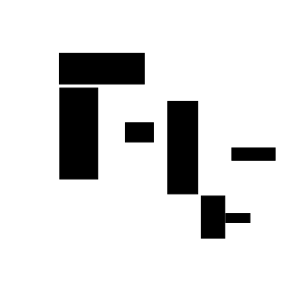
#> input picture OccupancyMapDrawn.png, 301 x 301 px
$ python Roomba2.py
#> lines starting #> are read from the running program, lines starting #| are printed output that depends on the picture
# Jacqueline Heaton
# ELEC 845 project

# Hi! You can run this code!

import cv2
import numpy as np
import random
from PIL import Image as im
import matplotlib.pyplot as plt
import matplotlib.animation as ani

random.seed(1)

# dimension the map is shrunk to
dim = 300
# converts image into map, returns map as 2D array
# _ = empty space, X = known obstacle
def makeMap(file):
    map = cv2.imread(file, cv2.IMREAD_GRAYSCALE)
    # reduce size so easier to compute
    map = cv2.resize(map, (dim, dim))
    #cv2.imshow("img", map)
    #cv2.waitKey(0)
    # map = np.array(map)
    # map[map > 100] = 0
    # map[map < 100] = 1

    size = map.shape
    row = size[0]
    col = size[1]
    newMap = [[0 for j in range(col)] for i in range(row)]
    # for each row
    for i in range(row):
        for j in range(col):
            if map[i][j] < 100:
                newMap[i][j] = 1

    return newMap


# takes in 2D array, and path, modifies map to include path
# prints out line by line
def displayArray(map, path):
    size = len(map)
    # start and end nodes will have special, separate characters
    length = len(path) - 1
    # path is given reversed, so do end node first
    x = path[0][0]
    y = path[0][1]
    map[x][y] = 'E'
    for i in range(1,length):
        x = path[i][0]
        y = path[i][1]
        map[x][y] = 'X'
    x = path[i+1][0]
    y = path[i+1][1]
    map[x][y] = 'S'
    # should be square
    for i in range(size):
        print(map[i])


# makes a heap
class Heap:
    def __init__(self, maxSize):
        self.maxSize = maxSize + 1 # add 1 cuz 1st index is taken
        # first element contains size, the rest are Astar nodes set to 0 for everything
        self.heap = [0] + [AStarNode()]*maxSize
        # need a way to keep track of duplicates
        # each hash[x][y] contains the index in the hash table. Default is 0
        # based on idea of hash, however shouldn't get collisions between non-duplicates
        self.hash = [[0 for i in range(dim)] for j in range(dim)]

    # takes heap and position of suspect node, fixes heap
    # assumes issue is that current node is larger than children, not that current node is smaller than parents
    # shouldn't be an issue unless something really screwy happens
    def heapify(self, pos):
        # check if heap is empty
        if self.heap[0] == 0:
            return
        # check if leaf because recursive function
        # is a leaf if it is in the latter half of the array (and less than the actual size) *0 is length
        if self.heap[0]//2 < pos <= self.heap[0]:
            return
        # check if current is larger than children
        if self.heap[pos].F > self.heap[2*pos].F or self.heap[pos].F > self.heap[(2*pos)+1].F:
            # swap with min child
            temp = self.heap[pos]
            if self.heap[2*pos].F < self.heap[(2*pos) + 1].F:
                # gotta swap the hash first
                x1 = self.heap[pos].x
                y1 = self.heap[pos].y
                x2 = self.heap[2 * pos].x
                y2 = self.heap[2 * pos].y
                self.hash[x1][y1] = 2*pos
                self.hash[x2][y2] = pos

                self.heap[pos] = self.heap[2*pos]
                self.heap[2*pos] = temp
                self.heapify(2*pos)

            else:
                x1 = self.heap[pos].x
                y1 = self.heap[pos].y
                x2 = self.heap[(2*pos) + 1].x
                y2 = self.heap[(2*pos) + 2].y
                self.hash[x1][y1] = (2*pos) + 1
                self.hash[x2][y2] = pos

                self.heap[pos] = self.heap[(2*pos) + 1]
                self.heap[(2*pos) + 1] = temp
                self.heapify((2*pos) + 1)

    # push item onto heap
    def push(self, node):
        # this is the position of the new node - actually just size of the heap + 1
        current = self.heap[0] + 1

        x = node.x
        y = node.y
        # check if already expanded (in which case that was cheaper, no need to explore)
        if self.hash[x][y] == -1:
            return
        # check if already in the heap
        elif self.hash[x][y] != 0:
            # if new one is cheaper, replace and return, otherwise do nothing and return
            if self.heap[self.hash[x][y]].F > node.F:
                self.heap[self.hash[x][y]] = node
            return

        # set node in last place
        self.heap[current] = node

        # gotta add to make sure length isn't wrong
        self.heap[0] += 1
        # parent is halfway between current location and start of heap (integer division)
        parent = current//2
        # if parent index is 0, its the size value
        if parent == 0:
            self.hash[x][y] = current
            return

        # f is the g+h of the node
        while self.heap[current].F < self.heap[parent].F:
            # swap hash positions
            px = self.heap[parent].x
            py = self.heap[parent].y
            # this is the current, will have to change x and y later. swap for parent's index
            self.hash[x][y] = parent
            self.hash[px][py] = current

            # swap the current and parent nodes
            temp = self.heap[parent]
            self.heap[parent] = self.heap[current]
            self.heap[current] = temp
            # now current is at parent's index, and the new parent must be found
            current = parent
            # change x and y to parents
            x = px
            y = py
            parent = current//2

            # current has moved to the top of the heap
            if parent == 0:
                return

    # removes and returns the minimum element on the heap (this is the top)
    def pop(self):
        first = self.heap[1]
        # check if heap is empty
        if self.heap[0] == 0:
            return first

        # replace minimum element with maximum element
        self.heap[1] = self.heap[self.heap[0]]
        # set coordinates in hash as well
        x = self.heap[1].x
        y = self.heap[1].y
        oldX = first.x
        oldY = first.y
        # is now at position 1 on heap
        self.hash[x][y] = 1
        # is no longer something we care about - anything that explores this will be more expensive
        self.hash[oldX][oldY] = -1

        # remove 1 from stored length
        self.heap[0] -= 1
        # heapify to correct, should go all the way down, index in question is index 1
        # (index 0 is size)
        self.heapify(1)
        return first


class AStarNode:
    # initialize node with coordinates(x,y), cost(G), estimate(H), and parent
    # default g is infinity for min heap purposes
    def __init__(self, coord=[0, 0], parent=None, g=np.inf, h=0):
        self.x = coord[0]
        self.y = coord[1]
        self.parent = parent
        self.G = g
        self.H = h
        self.F = g + h  # just for convenience's sake when doing min heap


# calculates euclidian distance between 2 points (given as tuples)
# this is the heuristic method for A*
def euclid(p1, p2):
    return np.sqrt((p1[0]-p2[0])**2 + (p1[1]-p2[1])**2)


def manhattan(p1, p2):
    return np.abs(p1[0] - p2[0]) + np.abs(p1[1] + p2[1])


# takes in map, start location, stop location
# locations are tuples
# decides path using A*, returns path as array of tuples
# g will be linear, h will be euclidean distance
# can move to all 8 pixels/nodes surrounding current
# note that end and start are reversed. This is cuz the path starts looking from start
# so when it retraces its steps it ends at the start. Swapping these parameters fixes it
# (I could swap variables but i only just got it working)
def Astar(map, end, start):
    # initialize start node
    startNode = AStarNode(start, None, 0, 0)
    # initialize queues, open one must be ordered so make it a min heap
    size = dim**2 # the number should be number of pixels

    openQueue = Heap(size)
    openQueue.push(startNode)
    closedQueue = []
    # openQueue is unexplored nodes that you can explore (neighbours)

    while openQueue.heap:
        # openQueue is a min heap, pop off 1st element (cheapest node)
        current = openQueue.pop()
        oldX = current.x
        oldY = current.y

        # check if goal reached
        if [oldX,oldY] == end:
            # closed Queue is all explored nodes. last one is goal, can follow parents to find path
            path = [[oldX, oldY]]
            temp = end
            # trace back from goal by following parent until you reach the start
            while temp != start:
                # append parent coordinates
                path.append([current.parent.x, current.parent.y])
                # move current up to parent
                current = current.parent
                # want to be mutable, so array, not tuple
                temp = [current.x, current.y]
            return path

        # generate all successors (8 of them) as nodes
        # if a coordinate is negative, set g to inf
        for i in range(-1,2):
            for j in range(-1,2):
                newX = oldX + i
                newY = oldY + j
                # skip self node, make sure within range, skip obstacle points
                if (i != 0 or j != 0) and (0 <= newX < dim and 0 <= newY < dim) and map[newX][newY] == 0:

                    g = current.G + 1 # assume each step is same
                    # find euclidian distance between prospective node and end goal
                    # h = euclid([newX, newY], end)
                    # manhattan has less jagged turns
                    h = manhattan([newX, newY], end)
                    # make new node, add to queue
                    openQueue.push(AStarNode([newX, newY], current, g, h))
        closedQueue.append(current)


# takes in figure handle, center coordinates, radius, and colour, draws a circle
# for the asthetic(tm)
def draw(map, coords, radius, colour):
    for angle in range(0, 360, 5):
        x = int(round(radius * np.sin(np.radians(angle)) + coords[0]))
        y = int(round(radius * np.cos(np.radians(angle)) + coords[1]))
        if x >= 0 and y >= 0 and x < dim and y < dim:
            map[x][y] = colour
    return map


# takes in current velocity of roomba, obstacle information, plan, and timestep (index of plan we're on)
# startVelocity is maximum velocity, cannot go faster
# also takes in radius of roomba and obstacles
# checks that path is collision free based on distance and relative velocities
# if collision, calculates how much you must slow
def forbiddenVelocity(velocity, obstacles, plan, step, startVelocity, rRad, oRad, timer):
    # deceleration from breaking in terms of pixels/timestep (also acceleration)
    breaking = 2
    n = len(obstacles)

    temp = np.array(plan[step + 1]) - np.array(plan[step])
    rNorm = np.sqrt(temp[0] ** 2 + temp[1] ** 2)
    # velocity shouldn't equal 0
    if velocity == 0:
        rDir = temp / rNorm  # this is x,y vector
    else:
        rDir = velocity * temp / rNorm
    # iterate through all obstacles to find if need to slow down

    for i in range(n):
        # check that obstacle is active
        if obstacles[i].delay <= timer:
            # calculate directions of obstacles, assume linear
            # this is how we expect the obstacle's coordinates to change
            oDir = [obstacles[i].v*np.cos(obstacles[i].d), obstacles[i].v*np.sin(obstacles[i].d)]
            # find intersection of paths
            r = np.cross([plan[step][0], plan[step][1], 1], [plan[step + 1][0], plan[step + 1][1], 1])
            o = np.cross([obstacles[i].x, obstacles[i].y, 1], [obstacles[i].x + oDir[0], obstacles[i].y + oDir[1], 1])
            intersect = np.cross(r, o)
            z = intersect[2]
            intersect = intersect / z
            # find distance to intersection, and timesteps to reach assuming constant velocity for both
            rdist = np.abs(np.sqrt((plan[step][0] - intersect[0])**2 + (plan[step][1] - intersect[1])**2) - rRad -oRad)
            rtime = rdist/velocity
            odist = np.abs(np.sqrt((obstacles[i].x - intersect[0])**2 + (obstacles[i].y - intersect[1])**2) - oRad - rRad)
            otime = odist/obstacles[i].v

            # if roomba reaches it at the same time as the obstacle (up to 2 timesteps less)
            # possibly slow down. If roomba reaches before, don't slow down
            dist = np.sqrt((plan[step][0] - obstacles[i].x) ** 2 + (plan[step][1] - obstacles[i].y) ** 2)

            # emergency breaking takes priority
            # just make 10 error - for when really close, forbidden won't account for it because subtracting
            # oRad and rRad makes absolute distance larger
            if dist < rRad + oRad + 10:
                print("Slowing down for obstacle " + str(i))
                return (velocity - breaking)

            # find if intersect is in front of or behind roomba path. if behind, ignore
            # x' = x + vt, if t is negative, is behind
            t = (intersect[0] - plan[step][0])/velocity
            if t < 0:
                continue

            if 0 <= otime - rtime <= velocity:
                relativeVelocity = oDir - rDir
                rVelocity = np.sqrt(relativeVelocity[0]**2 + relativeVelocity[1]**2)
                # need to check how long it would take to make relative velocity 0.
                # If it is greater than timesteps to collision for otime, ignore
                stop = rVelocity/breaking
                if stop <= otime + rVelocity:
                    velocity -= breaking
                    # max sure doesn't exceed max
                    if np.abs(velocity) > startVelocity:
                        return -startVelocity
                    print("Slowing down for obstacle " + str(i))
                    return velocity
    # got through for loop without slowing
    velocity += breaking
    if velocity > startVelocity:
        return startVelocity
    print("Speeding up")
    return velocity

# takes in the map, the A* plan+angle, roomba velocity, and a list of all the obstacles (for simulation purposes)
# moves roomba and obstacles, observes field and may change velocity to slow down according to forbidden map
# if moving/unexpected obstacles, applies modification to path
# obstacles have x, y, v, d (coordinates, lin velocity, direction in degrees)
def move(originalMap, plan, velocity, obstacles):
    # start velocity saved as maximum
    startVelocity = velocity
    flag = True # gets switched to False once end point reached
    # find how many steps are in the path
    num = len(plan)
    # plot the path
    for i in range(num):
        # grey out path
        originalMap[plan[i][0]][plan[i][1]] = 0.5

    originalMap = np.multiply(originalMap, 255)
    # hope theres no aliasing
    map = originalMap # convert to numpy array

    fig = plt.figure(1)
    moviewriter = ani.PillowWriter()
    x = plan[0][0] # start position of the roomba
    y = plan[0][1]
    # roomba colour, can go from 0 to 255
    rColour = 200
    # obstacle color
    oColour = 200
    # radius of obstacles and roomba
    oRad = 10
    rRad = 20
    numObstacles = len(obstacles)
    count = 0 # where in path the roomba is
    timer = 0 # counts for when the obstacles on delay start moving
    with moviewriter.saving(fig, 'Roomba.gif', dpi=100):
        while flag:
            # using the velocities and direction of the moving obstacles, adjusts velocity to avoid collision on path
            # ignores obstacles since path avoids them and stationary obstacles don't exist for moving obstacles
            velocity = forbiddenVelocity(velocity, obstacles, plan, count, startVelocity, rRad, oRad, timer)

            # redraw (and recreate map) map
            map = np.array(originalMap)
            # draw each step
            map[x][y] = rColour
            for i in range(numObstacles):
                # only move if number of timesteps is greater than delay
                # prevents far away obstacles from moving before the roomba gets close
                # helps the roomba encounter more obstacles so that you can acutally see the forbidden velocity thing
                if obstacles[i].delay <= timer:
                    xo = obstacles[i].x
                    yo = obstacles[i].y

                    # if xo is 0 then the obstacle has left the map - skip this obstacle
                    if xo == np.inf:
                        continue
                    map[xo][yo] = oColour
                    vo = obstacles[i].v
                    do = obstacles[i].d

                    # draw circle around obstacle center, only draw if obstacle moving
                    map = draw(map, [obstacles[i].x, obstacles[i].y], oRad, oColour)

                    # change x and y of the obstacles based on v and d (v and d will always be the same)
                    # because I'm doing a grid, simplify by rounding.
                    newX = int(np.round(xo + vo*np.cos(do)))
                    newY = int(np.round(yo + vo*np.sin(do)))
                    if i == 17:
                        print('hi')
                    if newX < 0 or newX >= dim or newY < 0 or newY >= dim:
                        obstacles[i].x = np.inf # just set x, no need to also set y
                    else:
                        obstacles[i].x = newX
                        obstacles[i].y = newY
            timer += 1
            # assess obstacles and self, calculate forbidden velocity map, if necessary, change velocity
            # assume velocity is constant for now
            # velocity is how many steps of the path it skips
            count += velocity
            # if exceeds, just go to end point
            if count >= num-1:
                x = plan[num-1][0]
                y = plan[num-1][1]
                map = draw(map, plan[num-1], rRad, rColour)
                flag = False
            else:
                x = plan[count][0]
                y = plan[count][1]
                map = draw(map, plan[count], rRad, rColour)
            # send map into drawing function to be drawn correctly

            plt.imshow(map, vmin=0, vmax=255)
            moviewriter.grab_frame()
            # clear frame to redraw
            plt.clf()
        moviewriter.finish()
        print("Done")

# angle is dependent on the direction between 1 point and another
def getAngle(plan):
    num = len(plan) - 1
    for i in range(num):
        dx = plan[i][0] - plan[i+1][0]
        dy = plan[i][1] - plan[i+1][1]
        # check if dx is 0 -> 90 degrees
        if dx == 0:
            angle = np.pi/2
        elif dy == 0:
            angle = 0
        else:
            # find the angle in radians
            angle = np.arctan(dy/dx)
        plan[i].append(angle) # add angle to list
    return plan


class Obstacle:
    # everything is randomly initialized as default, though you can pass it hard values
    def __init__(self, plan, x=None, y=None, v=None, d=None, delay=None):
        # x and y are current coordinates
        if x is None:
            x = random.randint(0, dim-1)
        if y is None:
            y = random.randint(0, dim-1)
        if v is None:
            v = random.randint(1,8)
        if d is None:
            d = random.random()*2*np.pi
        if delay is None:
            delay = random.randint(0, len(plan))
        self.x = x
        self.y = y
        # v is linear velocity
        self.v = v
        # direction is angle in rad wrt global coords
        self.d = d
        # number of timesteps before obstacle starts moving
        self.delay = delay

def main():
    image = "OccupancyMapDrawn.png"
    numObstacles = 50 # a number of these likely won't be in the way
    # simulation time will be for as long as the roomba requires to reach goal. Velocity is pixels/timestep
    # so velocity of 1 does every single step. Velocity of 2 does every other etc.
    velocity = 5

    # converts image to 0's and 1's
    # 0 is empty, 1 is blocked
    map = makeMap(image)
#> in makeMap, map is the input picture: shape (301, 301); min 0, max 255, mean 222.2
    # also, make sure they are in an array, not a tuple!!!
    start = [5,5]
    end = [245,245]

    # basic error checking
    if map[start[0]][start[1]] != 0 or 0 > start[0] or 0 > start[1] or dim < start[0] or dim < start[1]:
        print("Invalid start coordinate, please choose another area")
        return
    if map[end[0]][end[1]] != 0 or 0 > end[0] or 0 > end[1] or dim < end[0] or dim < end[1]:
        print("Invalid end coordinate, please choose another area")
        return
    # this plan is just x,y coordinates of A* path
    plan = Astar(map, start, end)
    # plan becomes (x,y,th), as we need the angle of the roomba too for drawing purposes
    #plan = getAngle(plan)
    # get obstacles - random start point initialization, random constant velocities (including directions)
    # each row is an obstacle, consisting of x, y, linear velocity, angle (in degrees), delay in timesteps before moving
    obstacles = [Obstacle(plan) for _ in range(numObstacles)]

    #obstacles = [Obstacle(plan, 100, 20, 4, 2, 1)]
    # send map and plan into move, along with roomba velocity and obstacles
    move(map, plan, velocity, obstacles)
#> after the loop in move, `for i in range(numObstacles):`:
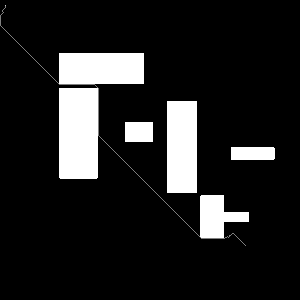
#> map: shape (300, 300) float64; min 0, max 255, mean 32.6
#> in move, `moviewriter.grab_frame()`:
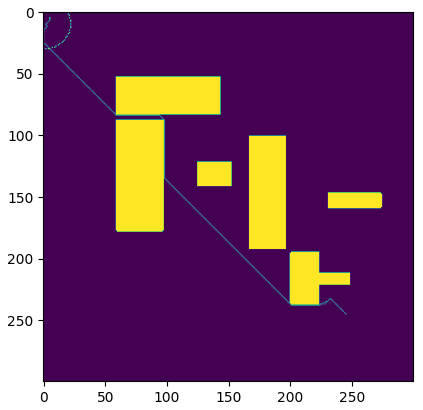
#> figure drawn by matplotlib, 1 panel

main()

# [45 lines of commented-out code are left out]
